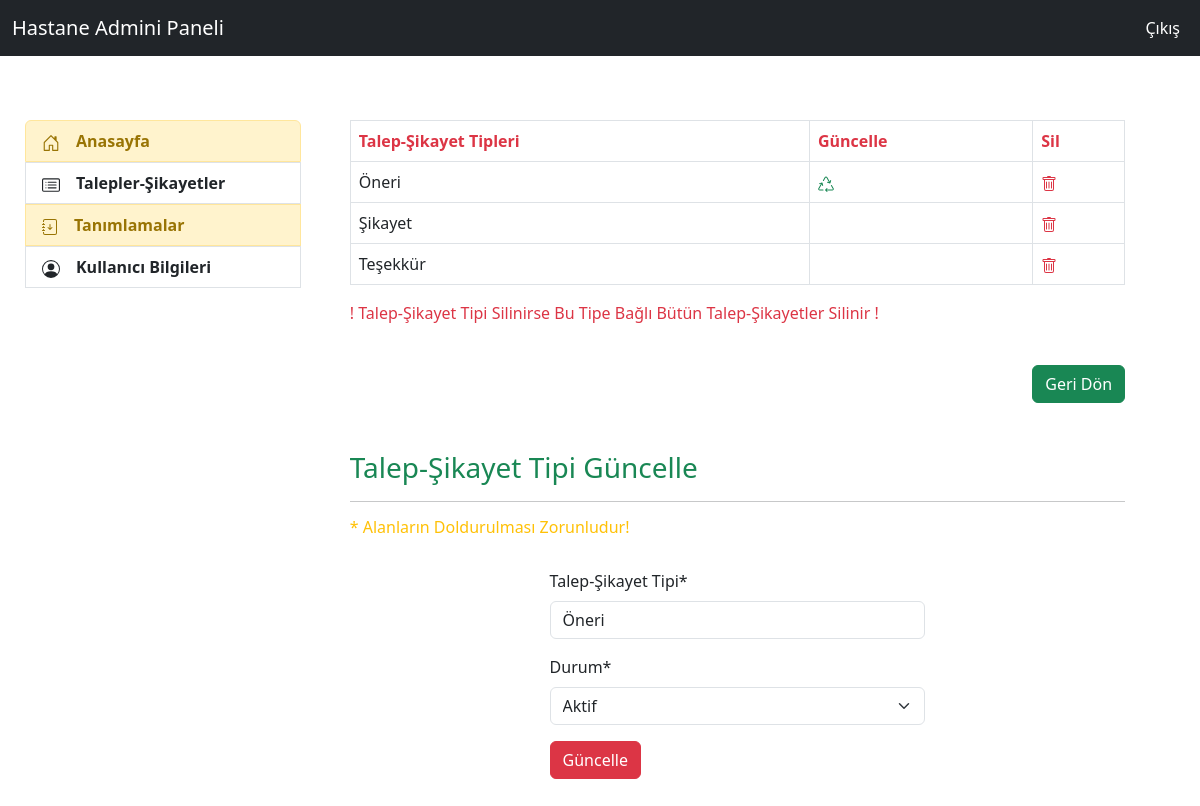
/feedbacks/feedback_type_update/5 (signed in), run on the app's committed database.
### feedback/models.py (models this page shows)
class FeedbackType(models.Model):
    idcompany= models.ForeignKey(Company,on_delete=models.CASCADE,verbose_name="f_type_company")
    name = models.CharField(max_length=8,verbose_name="Talep-Şikayet Tipi")
    status = models.CharField(max_length=6,verbose_name="Durum",choices=status_choices)
    def __str__(self):
        return self.name

### feedback/views.py (the view, shortened to what this page needs)
# urls.py: path('feedback_type_update/<int:id>',views.feedback_type_update,name="feedback_type_update"),
@login_required(login_url="user:login")
def feedback_type_update(request,id):
    k_user = request.user
    d_user = UserAddProfile.objects.filter(user=k_user).first()
    company_id = d_user.user_company
    feedback_types = FeedbackType.objects.filter(idcompany=company_id)
    feedback_type = FeedbackType.objects.get(id=id)
    form = FeedbackTypeForm(request.POST or None,instance=feedback_type)
    context={
        "feedback_types":feedback_types,
        "form":form,
        "id":id
    }
    return render(request,"admin/feedback_type_update.html",context)

### feedback/forms.py
class FeedbackTypeForm(ModelForm):
    class Meta:
        model = FeedbackType
        fields= ["name","status"]

### templates/admin/feedback_type_update.html (shortened to what this page needs)
{% extends "admin/layout.html" %}
{% block content %}
{% load crispy_forms_tags %}
<table class="table table-bordered">
  <thead>
    <tr>
      <th scope="col" class="text-danger">Talep-Şikayet Tipleri</th>
      <th scope="col" class="text-danger">Güncelle</th>
      <th scope="col" class="text-danger">Sil</th>
    </tr>
  </thead>
  <tbody>
  {% for feedback_type in feedback_types %}
        <tr>
            <td>{{feedback_type}}</td>
            {% if feedback_type.id == id %}
                <td><a class="text-success" href="{% url 'feedback:feedback_type_update' feedback_type.id %}">
                </a></td>
            {% else %}
                <td></td>
            {% endif %}
            <td><a class="text-danger" href="{% url 'feedback:feedback_type_delete' feedback_type.id %}">
            </a></td>
        </tr>
  {% endfor %}
  </tbody>
</table>
<p class="text-danger">! Talep-Şikayet Tipi Silinirse Bu Tipe Bağlı Bütün Talep-Şikayetler Silinir !</p>
<br>
<div class="d-flex justify-content-end ">
    <a class="btn btn-success" href="{% url 'feedback:feedback_type' %}">Geri Dön</a>
</div><br><br>
<h3 class="text-success">Talep-Şikayet Tipi Güncelle</h3>
<hr>
<h6 class="text-warning" >* Alanların Doldurulması Zorunludur!</h6><br>
<div class="row">
    <div class = "col-md-6 offset-md-3">
        <form method="POST" >
            {{form|crispy}}
            <button type="submit" class="btn btn-danger">Güncelle</button>
        </form>
    </div>
</div>
{% endblock  %}

### data on the page
FeedbackType: name "Öneri", status "Aktif"
FeedbackType: name "Şikayet"
FeedbackType: name "Teşekkür"
